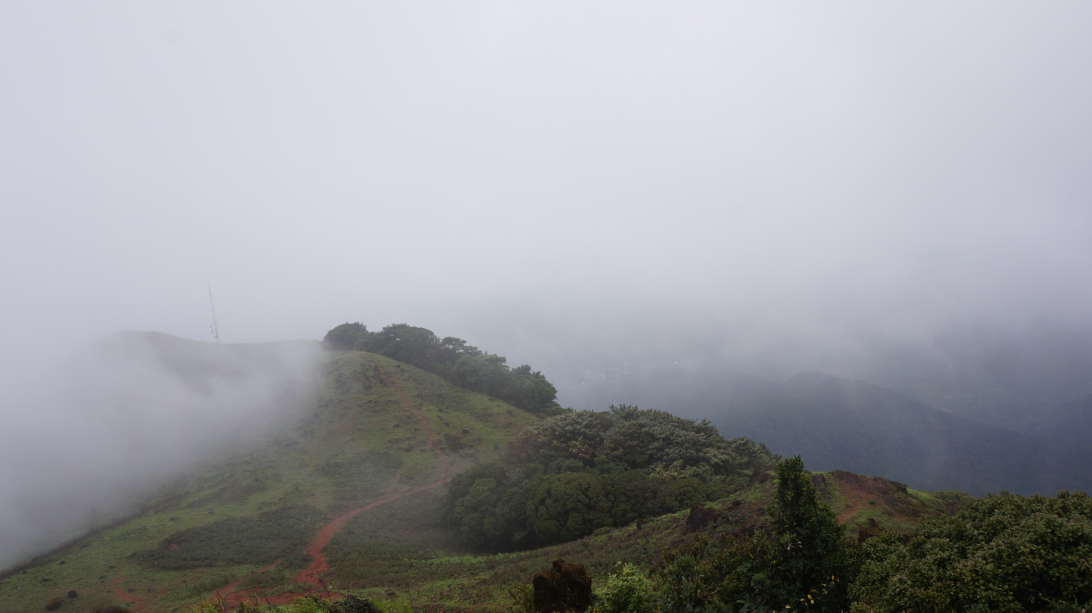
#> input picture images/DSC08746.JPG, 5456 x 3064 px (shown at 1/5 size); its folder holds only this picture in this run
$ python facedetect.py --images images   (older library calls are emulated)
#> lines starting #> are read from the running program, lines starting #| are printed output that depends on the picture
from __future__ import print_function
from imutils.object_detection import non_max_suppression
from imutils import paths
import cv2
import sys
import numpy as np
import argparse
import imutils
import cv2
import shutil

# Get user supplied values
# imagePath = sys.argv[1]
cascPath = "haarcascade_frontalface_default.xml"

# construct the argument parse and parse the arguments
ap = argparse.ArgumentParser()
ap.add_argument("-i", "--images", required=True, help="path to images directory")
args = vars(ap.parse_args())

# Create the haar cascade
faceCascade = cv2.CascadeClassifier(cascPath)

# loop over the image paths
imagePaths = list(paths.list_images(args["images"]))

# faces = face_cascade.detectMultiScale(gray, 1.3, 5)

for imagePath in imagePaths:
    # Read the image
    image = cv2.imread(imagePath)
#> image is the input picture: shape (3064, 5456, 3); mean B, G, R 160.2, 156.1, 154.5
    image1 = imutils.resize(image, width=min(2048, image.shape[1]))
    gray = cv2.cvtColor(image1, cv2.COLOR_BGR2GRAY)
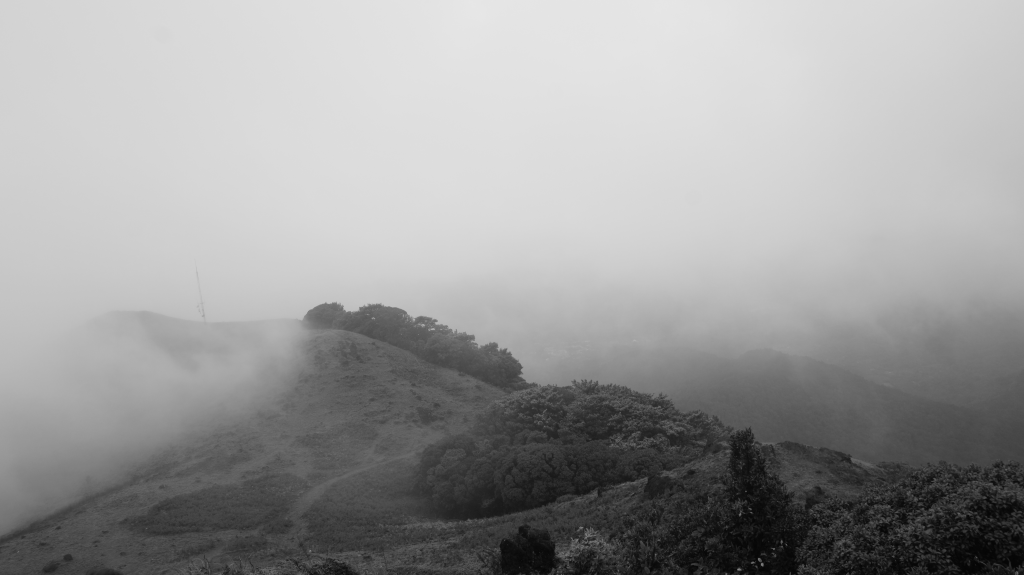
#> gray: shape (1150, 2048) (shown at 1/2 size); min 4, max 231, mean 156.1

    # [8 lines of commented-out code are left out]

    faces = faceCascade.detectMultiScale(
        gray,
        scaleFactor=1.2,
        minNeighbors=6
    )
#> faces = ()

    # print "Found {0} faces!".format(len(faces))


    filename = imagePath[imagePath.rfind("/") + 1:]
    print(filename)
    print("Found faces={0} ".format(len(faces)))
#| Found faces=0

    if len(faces) > 0:
        shutil.move(imagePath, "people/" + filename)

    # [6 lines of commented-out code are left out]

$ run again, on images/DSC08861.JPG
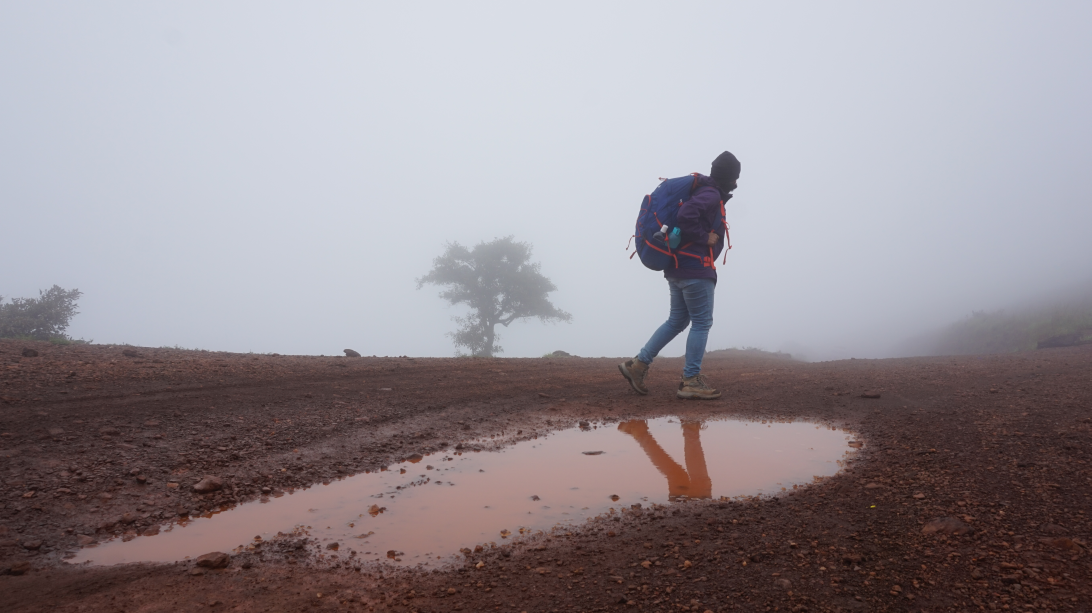
#> input picture images/DSC08861.JPG, 5456 x 3064 px (shown at 1/5 size)
#> image is the input picture: shape (3064, 5456, 3); mean B, G, R 148.5, 142.8, 150.2
#> `gray = cv2.cvtColor(image1, cv2.COLOR_BGR2GRAY)`:
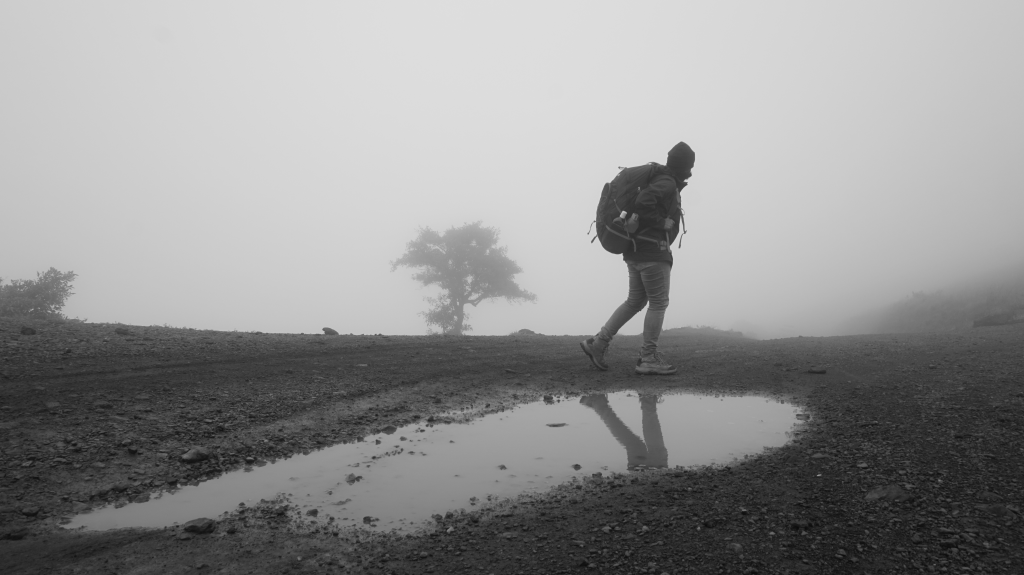
#> gray: shape (1150, 2048) (shown at 1/2 size); min 9, max 223, mean 145.7
#> faces = ()
#| Found faces=0

$ run again, on images/DSC08868.JPG
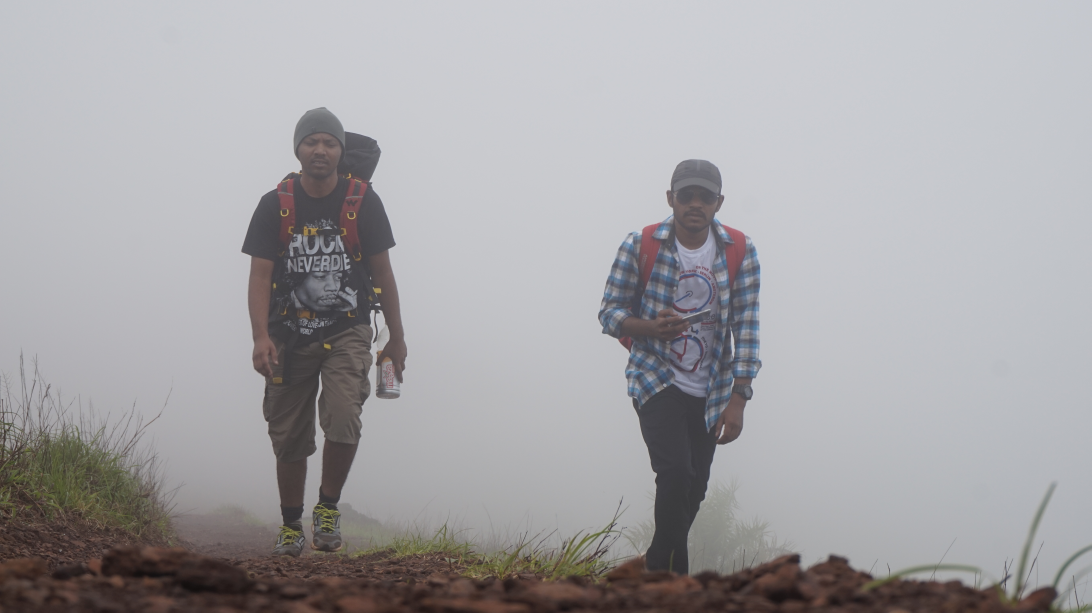
#> input picture images/DSC08868.JPG, 5456 x 3064 px (shown at 1/5 size)
#> image is the input picture: shape (3064, 5456, 3); mean B, G, R 165.6, 162.9, 164.3
#> `gray = cv2.cvtColor(image1, cv2.COLOR_BGR2GRAY)`:
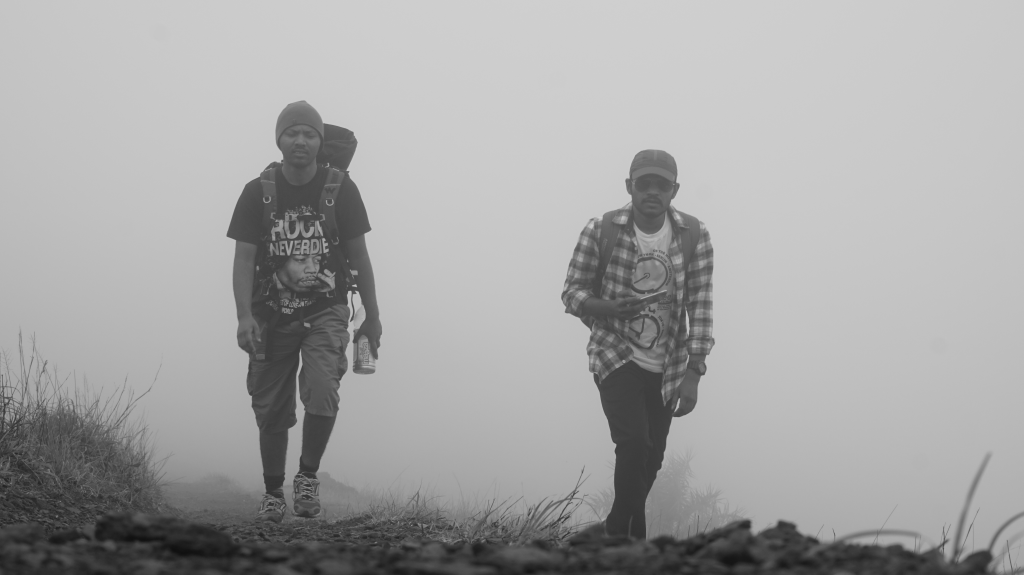
#> gray: shape (1150, 2048) (shown at 1/2 size); min 15, max 208, mean 163.6
#> faces = [[554, 234, 90, 90]]
#| Found faces=1

$ run again, on images/DSC08758.JPG
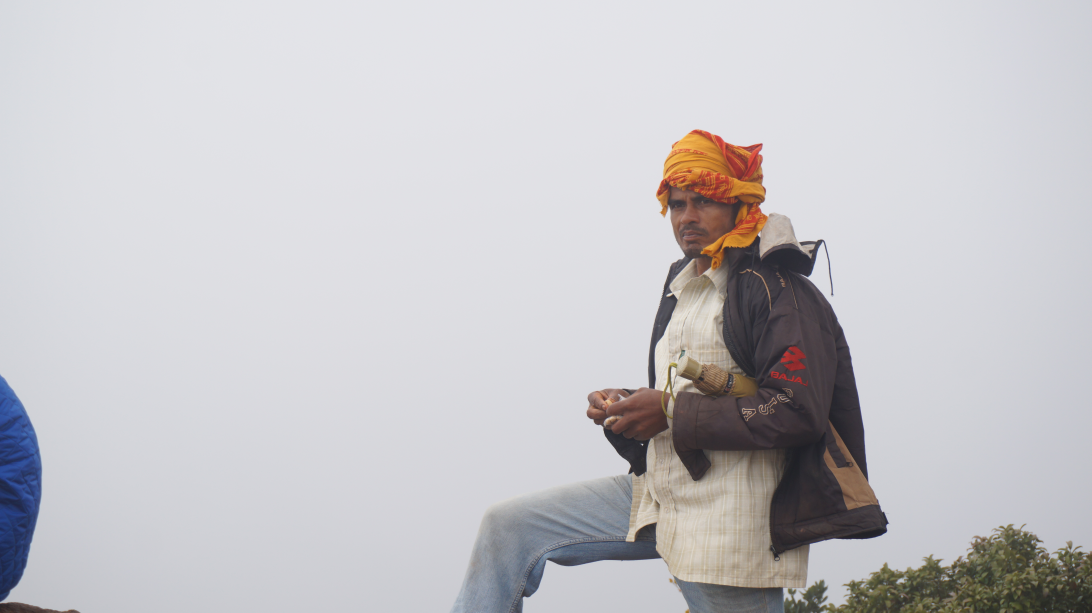
#> input picture images/DSC08758.JPG, 5456 x 3064 px (shown at 1/5 size)
#> image is the input picture: shape (3064, 5456, 3); mean B, G, R 199.5, 196.1, 197.3
#> `gray = cv2.cvtColor(image1, cv2.COLOR_BGR2GRAY)`:
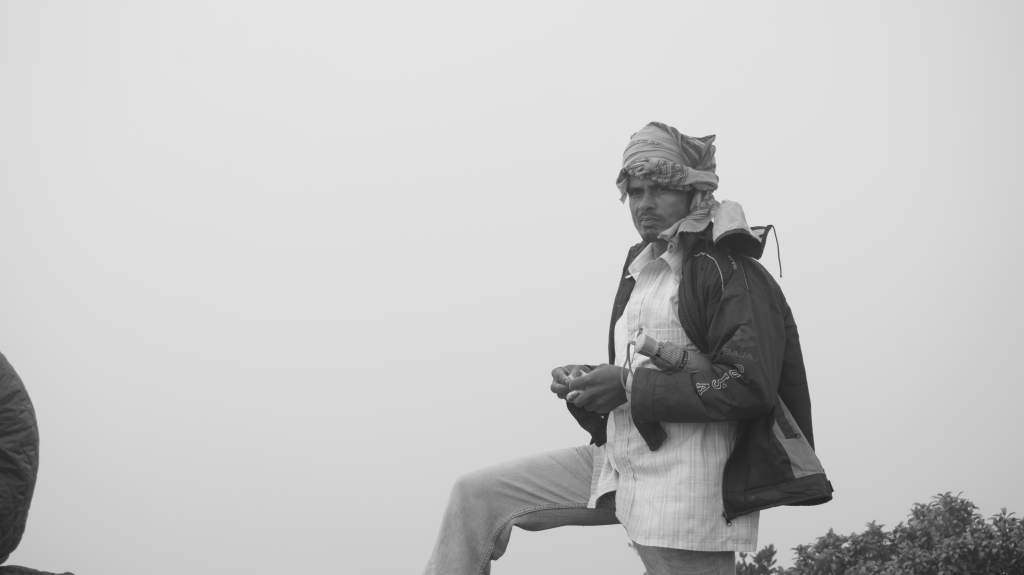
#> gray: shape (1150, 2048) (shown at 1/2 size); min 31, max 232, mean 196.8
#> faces = ()
#| Found faces=0

$ run again, on images/DSC08765.JPG
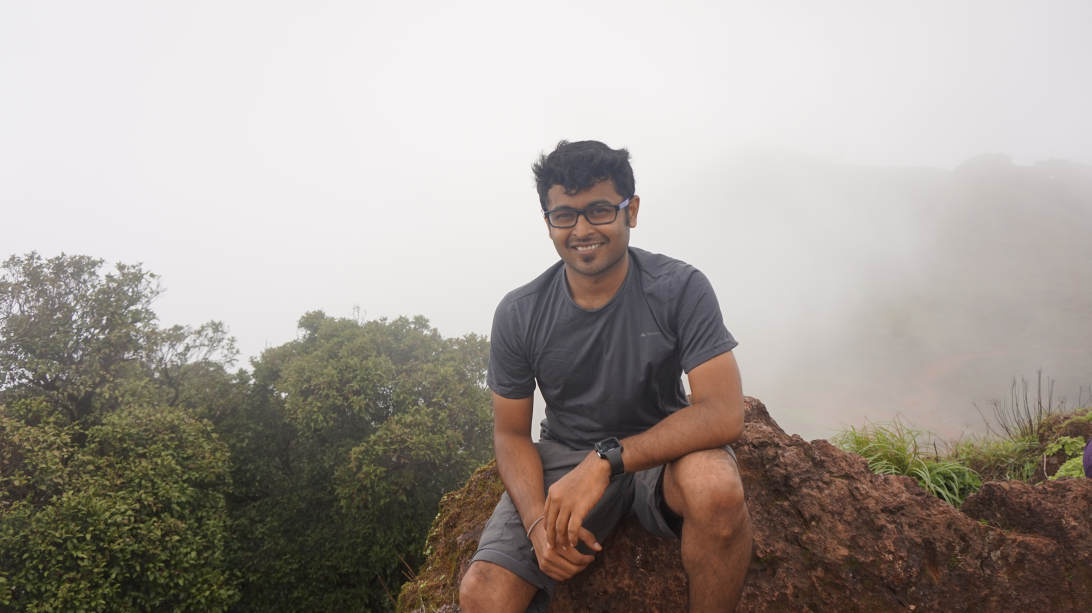
#> input picture images/DSC08765.JPG, 5456 x 3064 px (shown at 1/5 size)
#> image is the input picture: shape (3064, 5456, 3); mean B, G, R 150.5, 156.8, 164.1
#> `gray = cv2.cvtColor(image1, cv2.COLOR_BGR2GRAY)`:
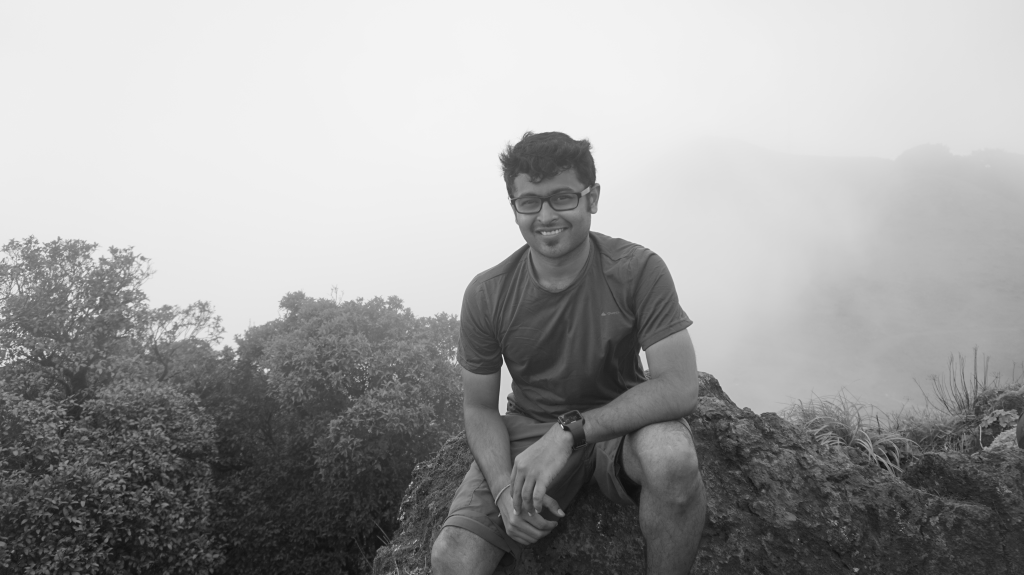
#> gray: shape (1150, 2048) (shown at 1/2 size); min 13, max 245, mean 158.3
#> faces = [[1005, 337, 169, 169]]
#| Found faces=1
